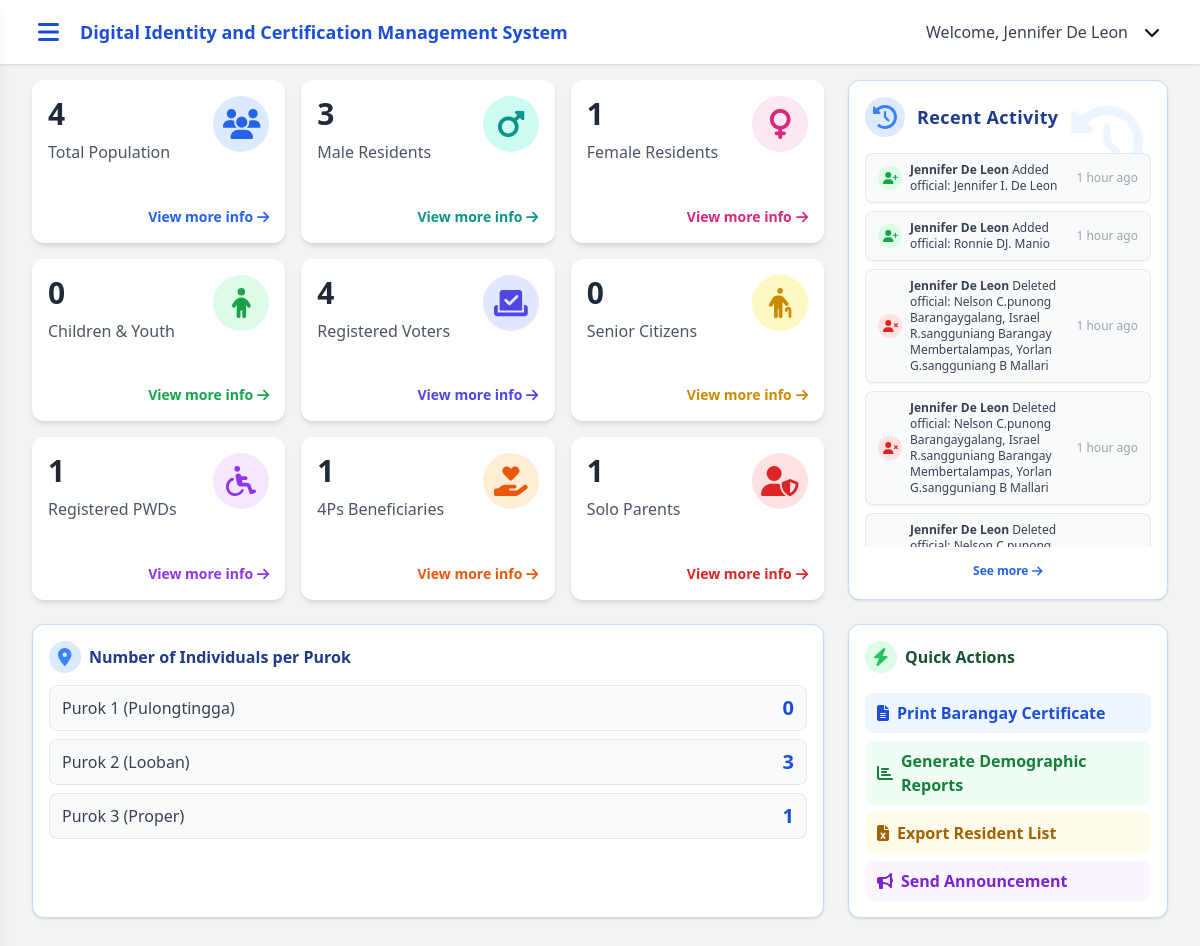
/dashboard.php (signed in), run on the app's committed database.
### tables this page shows
CREATE TABLE `system_settings` (
  `id` int(11) NOT NULL AUTO_INCREMENT,
  `setting_key` varchar(100) NOT NULL,
  `setting_value` text DEFAULT NULL,
  `description` text DEFAULT NULL,
  `created_at` timestamp NOT NULL DEFAULT current_timestamp(),
  `updated_at` timestamp NOT NULL DEFAULT current_timestamp() ON UPDATE current_timestamp(),
  PRIMARY KEY (`id`),
  UNIQUE KEY `setting_key` (`setting_key`),
  UNIQUE KEY `uk_setting_key` (`setting_key`),
  KEY `idx_setting_key` (`setting_key`)
);

CREATE TABLE `users` (
  `id` int(11) NOT NULL AUTO_INCREMENT,
  `username` varchar(50) NOT NULL,
  `email` varchar(100) NOT NULL,
  `password` varchar(255) NOT NULL,
  `first_name` varchar(100) NOT NULL,
  `last_name` varchar(100) NOT NULL,
  `role` varchar(20) NOT NULL DEFAULT 'secretary',
  `reset_token` varchar(100) DEFAULT NULL,
  `reset_token_expires_at` datetime DEFAULT NULL,
  `created_at` timestamp NOT NULL DEFAULT current_timestamp(),
  `updated_at` timestamp NOT NULL DEFAULT current_timestamp() ON UPDATE current_timestamp(),
  PRIMARY KEY (`id`),
  UNIQUE KEY `username` (`username`),
  UNIQUE KEY `email` (`email`),
  KEY `idx_username` (`username`),
  KEY `idx_email` (`email`),
  KEY `idx_reset_token` (`reset_token`)
);

CREATE TABLE `audit_trail` (
  `id` int(11) NOT NULL AUTO_INCREMENT,
  `user_id` int(11) DEFAULT NULL,
  `action` varchar(255) NOT NULL,
  `details` text DEFAULT NULL,
  `ip_address` varchar(45) DEFAULT NULL,
  `user_agent` text DEFAULT NULL,
  `timestamp` timestamp NOT NULL DEFAULT current_timestamp(),
  `created_at` timestamp NOT NULL DEFAULT current_timestamp(),
  PRIMARY KEY (`id`),
  KEY `fk_audit_user` (`user_id`),
  KEY `idx_timestamp` (`timestamp`),
  KEY `idx_action` (`action`),
  KEY `idx_ip_address` (`ip_address`),
  KEY `idx_audit_trail_recent` (`timestamp`,`user_id`),
  CONSTRAINT `fk_audit_user` FOREIGN KEY (`user_id`) REFERENCES `users` (`id`) ON DELETE SET NULL ON UPDATE CASCADE
);

CREATE TABLE `purok` (
  `id` int(11) NOT NULL AUTO_INCREMENT,
  `name` varchar(100) NOT NULL,
  `description` text DEFAULT NULL,
  `created_at` timestamp NOT NULL DEFAULT current_timestamp(),
  `updated_at` timestamp NOT NULL DEFAULT current_timestamp() ON UPDATE current_timestamp(),
  PRIMARY KEY (`id`),
  UNIQUE KEY `uk_purok_name` (`name`),
  KEY `idx_purok_name` (`name`)
);

### dashboard.php (the view, shortened to what the rows shown need)
<?php
$conn = new mysqli(DB_HOST, DB_USER, DB_PASS, DB_NAME);
$user_id = $_SESSION['user_id'];
$user_first_name = '';
$user_last_name = '';
$stmt = $conn->prepare('SELECT first_name, last_name FROM users WHERE id = ?');
$stmt->bind_param('i', $user_id);
$stmt->execute();
$stmt->bind_result($user_first_name, $user_last_name);
$user_full_name = trim($user_first_name . ' ' . $user_last_name);
$title_result = $conn->query("SELECT setting_value FROM system_settings WHERE setting_key='system_title' LIMIT 1");
if ($title_result && $title_row = $title_result->fetch_assoc()) {
    if (!empty($title_row['setting_value'])) {
        $system_title = $title_row['setting_value'];
    }
}
$sql = "SELECT
    COUNT(*) AS total_residents,
    IFNULL(SUM(CASE WHEN gender = 'male' THEN 1 ELSE 0 END), 0) AS total_male,
    IFNULL(SUM(CASE WHEN gender = 'female' THEN 1 ELSE 0 END), 0) AS total_female,
    IFNULL(SUM(is_voter), 0) AS total_voters,
    IFNULL(SUM(CASE WHEN birthdate IS NOT NULL AND TIMESTAMPDIFF(YEAR, birthdate, CURDATE()) <= 17 THEN 1 ELSE 0 END), 0) AS total_minors,
    IFNULL(SUM(CASE WHEN birthdate IS NOT NULL AND TIMESTAMPDIFF(YEAR, birthdate, CURDATE()) >= 60 THEN 1 ELSE 0 END), 0) AS total_seniors,
    IFNULL(SUM(is_pwd), 0) AS total_pwd,
    IFNULL(SUM(is_solo_parent), 0) AS total_solo_parents,
    IFNULL(SUM(is_4ps), 0) AS total_4ps
FROM individuals";
$result = $conn->query($sql);
$purok_list = [];
$purok_stats = [];
$purok_result = $conn->query("SELECT id, name FROM purok ORDER BY id ASC");
if ($purok_result) {
    while ($row = $purok_result->fetch_assoc()) {
        $purok_list[] = [
            'id' => $row['id'],
            'name' => $row['name']
        ];
        $purok_stats[$row['id']] = 0;
    }
}
if (!empty($purok_list)) {
    $purok_ids = array_column($purok_list, 'id');
    $purok_id_in = implode(',', array_map('intval', $purok_ids));
    $purok_query = "SELECT purok_id, COUNT(*) as total FROM individuals WHERE purok_id IN ($purok_id_in) GROUP BY purok_id";
    $purok_result2 = $conn->query($purok_query);
    if ($purok_result2) {
        while ($row = $purok_result2->fetch_assoc()) {
            $purok_stats[$row['purok_id']] = (int)$row['total'];
        }
    }
}
$conn->query("UPDATE individuals SET is_pwd = 0 WHERE is_pwd IS NULL");
$conn->query("UPDATE individuals SET is_4ps = 0 WHERE is_4ps IS NULL");
$conn->query("UPDATE individuals SET is_voter = 0 WHERE is_voter IS NULL");
$conn->query("UPDATE individuals SET is_solo_parent = 0 WHERE is_solo_parent IS NULL");
$conn->query("UPDATE individuals SET is_pregnant = 0 WHERE is_pregnant IS NULL");
?>
<!DOCTYPE html>
<html lang="en">
<head>
    <script src="https://cdn.tailwindcss.com"></script>
    <link rel="stylesheet" href="https://cdnjs.cloudflare.com/ajax/libs/font-awesome/6.5.2/css/all.min.css?v=<?php echo time(); ?>" />
</head>
<body class="bg-gray-100 min-h-screen flex flex-col">
    <?php include 'navigation.php'; ?>
    <div id="mainContent" class="flex-1 transition-all duration-300 ease-in-out p-2 md:px-0 md:pt-4 mt-16 flex flex-col items-center">
        <div class="w-full px-4 md:px-8">
            <div class="w-full flex flex-row gap-6 mb-6 justify-end">
                <div class="bg-white rounded-xl shadow p-4 border border-blue-200 transition relative overflow-hidden flex flex-col w-full max-w-xs" style="height: 520px;">
                    <div class="flex items-center gap-3 mb-4 z-10 relative tracking-wide">
                        <h2 class="text-lg font-bold text-blue-900">Recent Activity</h2>
                    </div>
                    <div class="flex-1 overflow-y-auto z-10 relative">
                        <?php
                        $recent_activities = [];
                        $activity_sql = "SELECT a.*, u.first_name, u.last_name, UNIX_TIMESTAMP(a.timestamp) as unix_timestamp FROM audit_trail a LEFT JOIN users u ON a.user_id = u.id ORDER BY a.timestamp DESC LIMIT 10";
                        $activity_result = $conn->query($activity_sql);
                        if ($activity_result) {
                            while ($act = $activity_result->fetch_assoc()) {
                                $recent_activities[] = $act;
                            }
                        }
                        function getTimestampForJS($unix_timestamp) {
                            return $unix_timestamp * 1000;
                        }
                        function formatActivityMessage($action, $details, $user_name) {
                            $action_lower = strtolower($action);
                            $parsed_details = json_decode($details, true);
                            if (strpos($action_lower, 'add') !== false && strpos($action_lower, 'official') !== false) {
                                if ($parsed_details && isset($parsed_details['name'])) {
                                    return "Added official: " . htmlspecialchars($parsed_details['name']);
                                }
                                return "Added a new official";
                            }
                            if (strpos($action_lower, 'delete') !== false && strpos($action_lower, 'official') !== false) {
                                if ($parsed_details && isset($parsed_details['name'])) {
                                    return "Deleted official: " . htmlspecialchars($parsed_details['name']);
                                }
                                return "Deleted an official";
                            }
                            $clean_action = ucfirst(str_replace(['_', '-'], ' ', $action));
                            return $clean_action;
                        }
                        $action_icons = [
                            'add' => ['icon' => 'fa-user-plus', 'bg' => 'bg-green-100', 'color' => 'text-green-600'],
                            'update' => ['icon' => 'fa-user-edit', 'bg' => 'bg-blue-100', 'color' => 'text-blue-600'],
                            'edit' => ['icon' => 'fa-user-edit', 'bg' => 'bg-blue-100', 'color' => 'text-blue-600'],
                            'delete' => ['icon' => 'fa-user-times', 'bg' => 'bg-red-100', 'color' => 'text-red-600'],
                            'login' => ['icon' => 'fa-sign-in-alt', 'bg' => 'bg-blue-100', 'color' => 'text-blue-600'],
                            'logout' => ['icon' => 'fa-sign-out-alt', 'bg' => 'bg-blue-100', 'color' => 'text-blue-600'],
                            'certificate' => ['icon' => 'fa-file-alt', 'bg' => 'bg-green-100', 'color' => 'text-green-600'],
                            'report' => ['icon' => 'fa-chart-bar', 'bg' => 'bg-purple-100', 'color' => 'text-purple-600'],
                            'announcement' => ['icon' => 'fa-bullhorn', 'bg' => 'bg-orange-100', 'color' => 'text-orange-600'],
                            'password' => ['icon' => 'fa-key', 'bg' => 'bg-yellow-100', 'color' => 'text-yellow-600'],
                            'settings' => ['icon' => 'fa-cog', 'bg' => 'bg-gray-100', 'color' => 'text-gray-600'],
                            'official' => ['icon' => 'fa-user-tie', 'bg' => 'bg-indigo-100', 'color' => 'text-indigo-600'],
                            'test' => ['icon' => 'fa-flask', 'bg' => 'bg-pink-100', 'color' => 'text-pink-600'],
                            'default' => ['icon' => 'fa-history', 'bg' => 'bg-purple-100', 'color' => 'text-purple-600'],
                        ];
                        echo '<ul class="flex flex-col gap-2 text-gray-700 text-xs">';
                        if (count($recent_activities) === 0) {
                            echo '<li class="text-center text-gray-400 py-6">No recent activity found.</li>';
                        } else {
                            foreach ($recent_activities as $activity) {
                                $user = trim(($activity['first_name'] ?? '') . ' ' . ($activity['last_name'] ?? ''));
                                $action = strtolower($activity['action']);
                                $icon_info = $action_icons['default'];
                                foreach ($action_icons as $key => $info) {
                                    if (strpos($action, $key) !== false) {
                                        $icon_info = $info;
                                        break;
                                    }
                                }
                                $timestamp_js = getTimestampForJS($activity['unix_timestamp']);
                                $formatted_message = formatActivityMessage($activity['action'], $activity['details'], $user);
                                echo '<li class="recent-activity-item group flex flex-col" data-timestamp="' . $timestamp_js . '">';
                                echo '<div class="flex items-center gap-2 bg-gray-50 rounded-lg px-3 py-2 shadow-sm border border-gray-200 relative overflow-hidden recent-activity-hover">';
                                echo '<span class="inline-flex items-center justify-center w-6 h-6 rounded-full ' . $icon_info['bg'] . '"><i class="fas ' . $icon_info['icon'] . ' ' . $icon_info['color'] . ' text-xs"></i></span>';
                                echo '<div class="break-words flex-1">';
                                echo '<div class="flex items-center justify-between">';
                                echo '<span>';
                                if ($user) {
                                    echo '<strong class="font-semibold">' . htmlspecialchars($user) . '</strong> ';
                                }
                                echo $formatted_message;
                                echo '</span>';
                                echo '<span class="time-display text-xs text-gray-400 ml-2 whitespace-nowrap"></span>';
                                echo '</div>';
                                echo '</div>';
                                echo '</div>';
                                echo '</li>';
                            }
                        }
                        echo '</ul>';
                        ?>
                    </div>
                </div>
            </div>
            </div>
            <div class="w-full flex flex-row gap-6 mb-6 px-4 md:px-8">
                <div class="bg-white rounded-xl shadow p-4 border border-blue-200 flex-1 min-w-0">
                    <div class="flex items-center gap-2 mb-3">
                        <h2 class="text-base font-bold text-blue-900">Number of Individuals per Purok</h2>
                    </div>
                    <div class="flex flex-col gap-2">
                        <?php foreach ($purok_list as $purok): ?>
                            <div class="flex items-center justify-between px-3 py-2 bg-gray-50 rounded-lg border border-gray-200">
                                <span class="font-medium text-gray-700"><?php echo htmlspecialchars($purok['name']); ?></span>
                                <span class="text-xl font-bold text-blue-700"><?php echo isset($purok_stats[$purok['id']]) ? $purok_stats[$purok['id']] : 0; ?></span>
                            </div>
                        <?php endforeach; ?>
                    </div>
                </div>
                <div class="bg-white rounded-xl shadow p-4 border border-blue-200 w-full max-w-xs flex flex-col min-w-[260px]">
                    <div class="flex items-center gap-2 mb-3">
                        <h2 class="text-base font-bold text-green-900">Quick Actions</h2>
                    </div>
                </div>
            </div>
        </div>
</body>
</html>

### navigation.php (shortened to what the rows shown need)
<nav class="fixed top-0 left-0 right-0 z-30 bg-white shadow flex items-center justify-between h-16 px-4 md:px-8">
    <div class="flex items-center gap-2">
        <button id="menuBtn" class="h-8 w-8 mr-2 flex items-center justify-center text-blue-700 focus:outline-none">
            <i class="fas fa-bars text-2xl"></i>
        </button>
        <span class="font-bold text-lg text-blue-700"><?php echo htmlspecialchars($system_title); ?></span>
    </div>
    <div class="relative flex items-center gap-2">
        <span class="hidden sm:inline text-gray-700 font-medium">Welcome, <?php echo htmlspecialchars($user_full_name); ?></span>
        <button id="userDropdownBtn" class="focus:outline-none flex items-center gap-1 px-2 py-1 rounded hover:bg-gray-100">
            <i class="fas fa-chevron-down"></i>
        </button>
    </div>
</nav>

### data on the page
system_settings: setting_value "Digital Identity and Certification Management System"
users: user_full_name "Jennifer De Leon"
audit_trail: user.last_name "Jennifer De Leon", formatted_message "Added official: Jennifer I. De Leon"
audit_trail: user.last_name "Jennifer De Leon", formatted_message "Added official: Ronnie DJ. Manio"
audit_trail: user.last_name "Jennifer De Leon", formatted_message "Deleted official: Nelson C.punong Barangaygalang, Israel R.sangguniang Barangay Membertalampas, Yorlan G.sangguniang B Mallari"
audit_trail: user.last_name "Jennifer De Leon", formatted_message "Deleted official: Nelson C.punong Barangaygalang, Israel R.sangguniang Barangay Membertalampas, Yorlan G.sangguniang B Mallari"
audit_trail: user.last_name "Jennifer De Leon", formatted_message "Deleted…"
purok: name "Purok 1 (Pulongtingga)", id "0"
purok: name "Purok 2 (Looban)", id "3"
purok: name "Purok 3 (Proper)", id "1"

### other printed values
$value "4"
$title "Total Population"
$value "3"
$title "Male Residents"
$value "1"
$title "Female Residents"
$value "0"
$title "Children & Youth"
$title "Registered Voters"
$title "Senior Citizens"
$title "Registered PWDs"
$title "4Ps Beneficiaries"
$title "Solo Parents"
